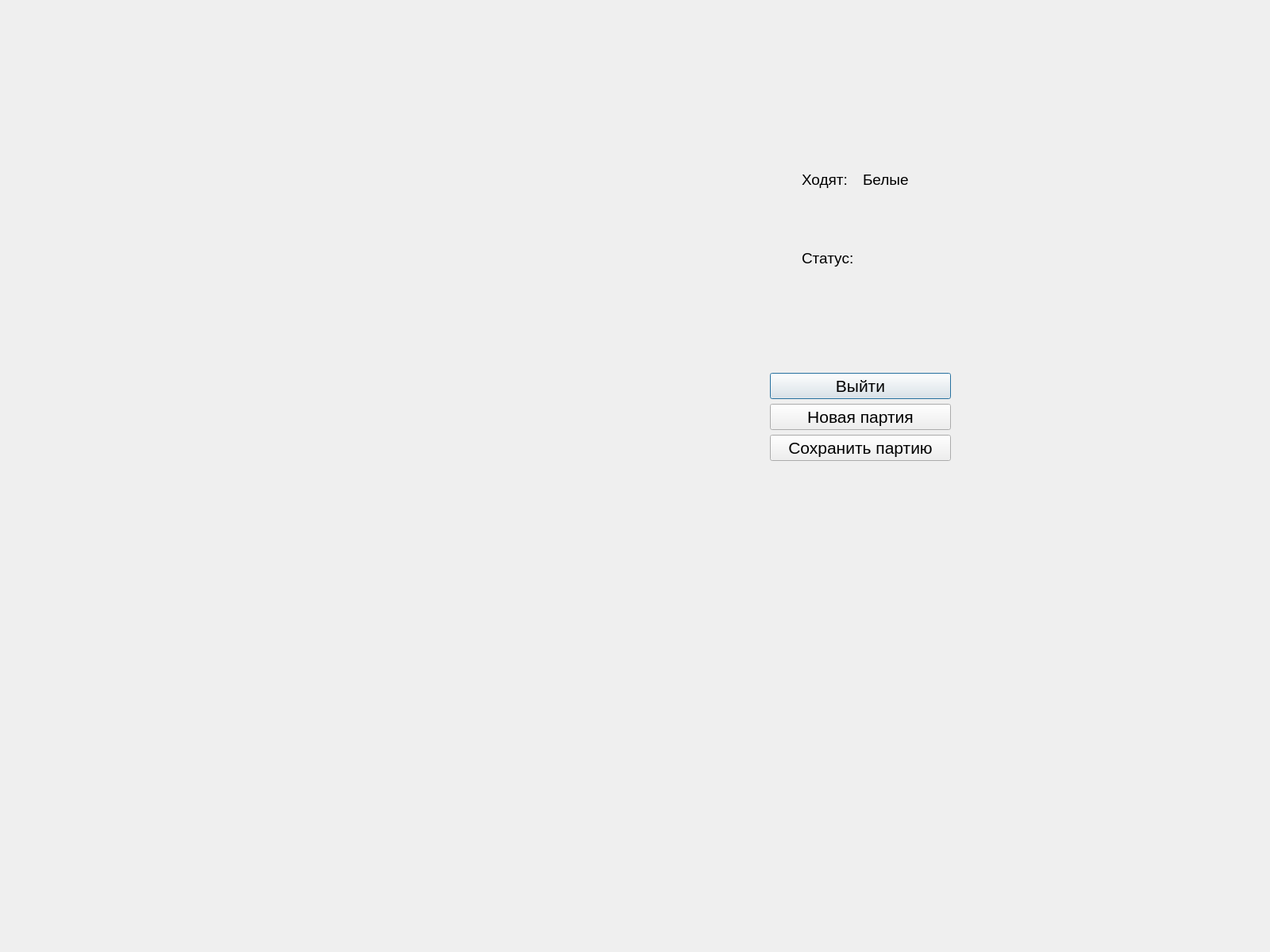
<?xml version="1.0" encoding="UTF-8"?>
<ui version="4.0">
 <class>GameWindow</class>
 <widget class="QDialog" name="GameWindow">
  <property name="geometry">
   <rect>
    <x>0</x>
    <y>0</y>
    <width>1600</width>
    <height>1200</height>
   </rect>
  </property>
  <property name="windowTitle">
   <string>Dialog</string>
  </property>
  <widget class="QFrame" name="frame">
   <property name="geometry">
    <rect>
     <x>110</x>
     <y>10</y>
     <width>1920</width>
     <height>800</height>
    </rect>
   </property>
   <property name="frameShape">
    <enum>QFrame::NoFrame</enum>
   </property>
   <widget class="QWidget" name="layoutWidget">
    <property name="geometry">
     <rect>
      <x>860</x>
      <y>170</y>
      <width>228</width>
      <height>401</height>
     </rect>
    </property>
    <layout class="QVBoxLayout" name="verticalLayout">
     <item>
      <layout class="QHBoxLayout" name="horizontalLayout">
       <item>
        <spacer name="horizontalSpacer_3">
         <property name="sizeHint" stdset="0">
          <size>
           <width>40</width>
           <height>20</height>
          </size>
         </property>
        </spacer>
       </item>
       <item>
        <widget class="QLabel" name="label">
         <property name="font">
          <font>
           <pointsize>14</pointsize>
          </font>
         </property>
         <property name="text">
          <string>Ходят:</string>
         </property>
        </widget>
       </item>
       <item>
        <widget class="QLabel" name="turn">
         <property name="font">
          <font>
           <pointsize>14</pointsize>
          </font>
         </property>
         <property name="text">
          <string>Белые</string>
         </property>
        </widget>
       </item>
       <item>
        <spacer name="horizontalSpacer">
         <property name="sizeHint" stdset="0">
          <size>
           <width>40</width>
           <height>20</height>
          </size>
         </property>
        </spacer>
       </item>
      </layout>
     </item>
     <item>
      <layout class="QHBoxLayout" name="horizontalLayout_2">
       <item>
        <spacer name="horizontalSpacer_4">
         <property name="sizeHint" stdset="0">
          <size>
           <width>40</width>
           <height>20</height>
          </size>
         </property>
        </spacer>
       </item>
       <item>
        <widget class="QLabel" name="label_3">
         <property name="font">
          <font>
           <pointsize>14</pointsize>
          </font>
         </property>
         <property name="text">
          <string>Статус:</string>
         </property>
        </widget>
       </item>
       <item>
        <widget class="QLabel" name="status">
         <property name="font">
          <font>
           <pointsize>14</pointsize>
          </font>
         </property>
         <property name="text">
          <string/>
         </property>
        </widget>
       </item>
       <item>
        <spacer name="horizontalSpacer_2">
         <property name="sizeHint" stdset="0">
          <size>
           <width>40</width>
           <height>20</height>
          </size>
         </property>
        </spacer>
       </item>
      </layout>
     </item>
     <item>
      <spacer name="verticalSpacer">
       <property name="sizeHint" stdset="0">
        <size>
         <width>20</width>
         <height>40</height>
        </size>
       </property>
      </spacer>
     </item>
     <item>
      <widget class="QPushButton" name="exit">
       <property name="font">
        <font>
         <pointsize>16</pointsize>
        </font>
       </property>
       <property name="text">
        <string>Выйти</string>
       </property>
      </widget>
     </item>
     <item>
      <widget class="QPushButton" name="newgame">
       <property name="font">
        <font>
         <pointsize>16</pointsize>
        </font>
       </property>
       <property name="text">
        <string>Новая партия</string>
       </property>
      </widget>
     </item>
     <item>
      <widget class="QPushButton" name="savegame">
       <property name="font">
        <font>
         <pointsize>16</pointsize>
        </font>
       </property>
       <property name="text">
        <string>Сохранить партию</string>
       </property>
      </widget>
     </item>
    </layout>
   </widget>
   <widget class="QFrame" name="chessboard_frame">
    <property name="geometry">
     <rect>
      <x>-110</x>
      <y>0</y>
      <width>900</width>
      <height>900</height>
     </rect>
    </property>
    <property name="minimumSize">
     <size>
      <width>500</width>
      <height>500</height>
     </size>
    </property>
    <property name="frameShape">
     <enum>QFrame::NoFrame</enum>
    </property>
   </widget>
  </widget>
 </widget>
 <resources/>
 <connections/>
</ui>
